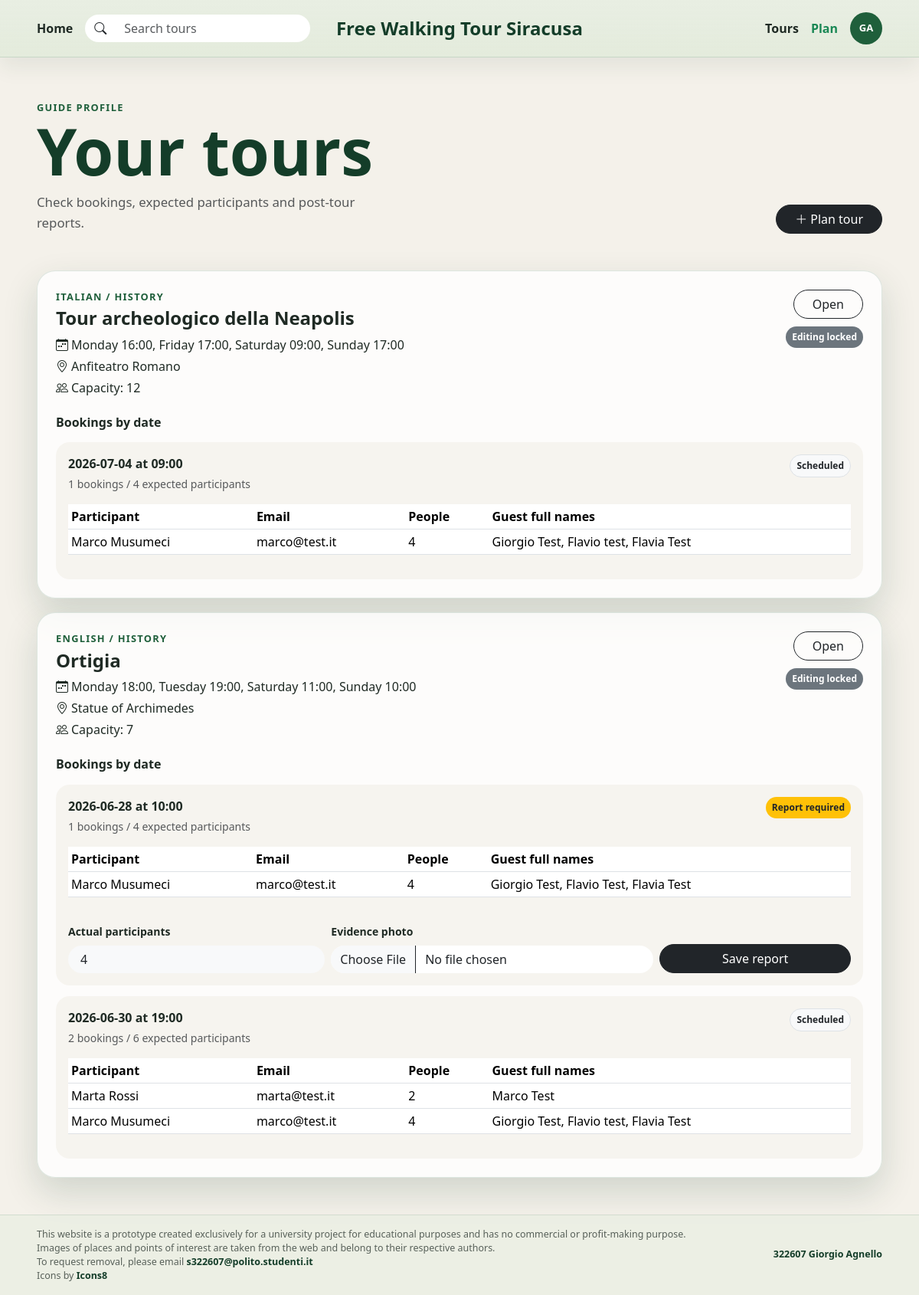
Page /guide/profile (signed in) on the committed database.
### tables this page shows
CREATE TABLE "users" (
            id INTEGER PRIMARY KEY AUTOINCREMENT,
            first_name TEXT NOT NULL,
            last_name TEXT NOT NULL,
            email TEXT NOT NULL,
            password TEXT NOT NULL,
            role TEXT NOT NULL CHECK (role IN ('guide', 'participant')),
            languages TEXT,
            created_at TEXT NOT NULL DEFAULT CURRENT_TIMESTAMP,
            UNIQUE (email)
        );

CREATE TABLE tours (
    id INTEGER PRIMARY KEY AUTOINCREMENT,
    guide_id INTEGER NOT NULL,
    title TEXT NOT NULL,
    theme TEXT NOT NULL,
    meeting_point TEXT NOT NULL,
    duration_mins INTEGER NOT NULL CHECK (duration_mins > 0),
    language TEXT NOT NULL,
    max_participants INTEGER NOT NULL CHECK (max_participants > 0),
    description TEXT NOT NULL,
    created_at TEXT NOT NULL DEFAULT CURRENT_TIMESTAMP,
    FOREIGN KEY (guide_id) REFERENCES users (id) ON DELETE CASCADE
);

CREATE TABLE tour_schedule (
    id INTEGER PRIMARY KEY AUTOINCREMENT,
    tour_id INTEGER NOT NULL,
    weekday INTEGER NOT NULL CHECK (weekday BETWEEN 0 AND 6),
    start_time TEXT NOT NULL,
    FOREIGN KEY (tour_id) REFERENCES tours (id) ON DELETE CASCADE,
    UNIQUE (tour_id, weekday)
);

CREATE TABLE reservations (
    id INTEGER PRIMARY KEY AUTOINCREMENT,
    user_id INTEGER NOT NULL,
    tour_id INTEGER NOT NULL,
    tour_date TEXT NOT NULL,
    num_people INTEGER NOT NULL CHECK (num_people BETWEEN 1 AND 4),
    extra_names TEXT,
    status TEXT NOT NULL DEFAULT 'booked' CHECK (status IN ('booked', 'cancelled')),
    created_at TEXT NOT NULL DEFAULT CURRENT_TIMESTAMP,
    cancelled_at TEXT,
    FOREIGN KEY (user_id) REFERENCES users (id) ON DELETE CASCADE,
    FOREIGN KEY (tour_id) REFERENCES tours (id) ON DELETE CASCADE,
    UNIQUE (user_id, tour_id, tour_date)
);

### app.py (the view)
@app.route("/guide/profile")
@login_required
def guide_profile():
    denied = require_role("guide")
    if denied:
        return denied
    conn = get_db_connection()
    rows = conn.execute(
        """
        SELECT tours.*, users.first_name AS guide_first_name,
               users.last_name AS guide_last_name
        FROM tours
        JOIN users ON users.id = tours.guide_id
        WHERE guide_id = ?
        ORDER BY tours.created_at DESC, tours.id DESC
        """,
        (current_user.id,),
    ).fetchall()
    tours = []
    now = dt.datetime.now()
    for row in rows:
        tour = enrich_tour(conn, row)
        groups = conn.execute(
            """
            SELECT tour_date, COUNT(*) AS reservation_count,
                   COALESCE(SUM(num_people), 0) AS people_count
            FROM reservations
            WHERE tour_id = ? AND status = 'booked'
            GROUP BY tour_date
            ORDER BY tour_date
            """,
            (tour["id"],),
        ).fetchall()
        tour["reservation_dates"] = []
        for group in groups:
            tour_date = parse_iso_date(group["tour_date"])
            schedule = get_schedule_for_date(conn, tour["id"], tour_date)
            start_time = schedule["start_time"] if schedule else "-"
            start_dt = tour_datetime(tour_date, start_time) if schedule else None
            report = conn.execute(
                "SELECT * FROM tour_reports WHERE tour_id = ? AND tour_date = ?",
                (tour["id"], group["tour_date"]),
            ).fetchone()
            reservations = conn.execute(
                """
                SELECT reservations.*, users.first_name, users.last_name, users.email
                FROM reservations
                JOIN users ON users.id = reservations.user_id
                WHERE reservations.tour_id = ?
                  AND reservations.tour_date = ?
                  AND reservations.status = 'booked'
                ORDER BY reservations.id
                """,
                (tour["id"], group["tour_date"]),
            ).fetchall()
            tour["reservation_dates"].append(
                {
                    "date": group["tour_date"],
                    "start_time": start_time,
                    "reservation_count": group["reservation_count"],
                    "people_count": group["people_count"],
                    "reservations": reservations,
                    "report": report,
                    "can_report": bool(start_dt and start_dt < now and not report),
                }
            )
        tours.append(tour)
    conn.close()
    return render_template("guide_profile.html", tours=tours)

### templates/guide_profile.html (shortened to what this page needs)
{% extends 'base.html' %}
{% block content %}
<main class="container-fluid px-3 px-lg-5 py-4 py-lg-5">
  <header class="mb-4 mb-lg-5">
    <div class="d-flex flex-column flex-lg-row justify-content-between gap-3">
      <div>
        <p class="section-label mb-2">Guide profile</p>
        <h1 class="homepage-title mb-3">Your tours</h1>
        <p class="homepage-text mb-0 text-muted">
          Check bookings, expected participants and post-tour reports.
        </p>
      </div>
      <div class="align-self-lg-end">
        <a class="btn btn-dark rounded-pill px-4" href="{{ url_for('create_tour') }}">
          <i class="bi bi-plus-lg me-1"></i>Plan tour
        </a>
      </div>
    </div>
  </header>
  <div class="profile-list">
    {% for tour in tours %}
      <article class="profile-card">
        <div class="profile-card-main">
          <div>
            <p class="section-label mb-1">{{ tour.language }} / {{ tour.theme }}</p>
            <h2 class="h4 fw-bold mb-2">{{ tour.title }}</h2>
            <p class="mb-1"><i class="bi bi-calendar-week me-1"></i>{{ tour.schedule_label }}</p>
            <p class="mb-1"><i class="bi bi-geo-alt me-1"></i>{{ tour.meeting_point }}</p>
            <p class="mb-0"><i class="bi bi-people me-1"></i>Capacity: {{ tour.max_participants }}</p>
          </div>
          <div class="profile-card-actions">
            <a class="btn btn-outline-dark rounded-pill px-4" href="{{ url_for('tour_detail', id=tour.id) }}">Open</a>
            {% if tour.can_edit %}
              <a class="btn btn-outline-success rounded-pill px-4" href="{{ url_for('edit_tour', id=tour.id) }}">Edit</a>
            {% else %}
              <span class="badge text-bg-secondary rounded-pill p-2">Editing locked</span>
            {% endif %}
          </div>
        </div>
        <div class="reservation-block mt-4">
          <h3 class="h6 fw-bold mb-3">Bookings by date</h3>
          {% for group in tour.reservation_dates %}
            <div class="reservation-date">
              <div class="reservation-date-head">
                <div>
                  <p class="mb-1 fw-bold">{{ group.date }} at {{ group.start_time }}</p>
                  <p class="small text-muted mb-0">
                    {{ group.reservation_count }} bookings / {{ group.people_count }} expected participants
                  </p>
                </div>
                {% if group.report %}
                  <span class="badge text-bg-success rounded-pill p-2">Report submitted: {{ group.report.actual_participants }} present</span>
                {% elif group.can_report %}
                  <span class="badge text-bg-warning text-dark rounded-pill p-2">Report required</span>
                {% else %}
                  <span class="badge text-bg-light text-dark border rounded-pill p-2">Scheduled</span>
                {% endif %}
              </div>
              <div class="table-responsive mt-3">
                <table class="table table-sm align-middle">
                  <thead>
                    <tr>
                      <th>Participant</th>
                      <th>Email</th>
                      <th>People</th>
                      <th>Guest full names</th>
                    </tr>
                  </thead>
                  <tbody>
                    {% for reservation in group.reservations %}
                      <tr>
                        <td>{{ reservation.first_name }} {{ reservation.last_name }}</td>
                        <td>{{ reservation.email }}</td>
                        <td>{{ reservation.num_people }}</td>
                        <td>{{ reservation.extra_names or '-' }}</td>
                      </tr>
                    {% endfor %}
                  </tbody>
                </table>
              </div>
              {% if group.can_report %}
                <form class="report-form mt-3" action="{{ url_for('submit_report', tour_id=tour.id, tour_date=group.date) }}" method="POST" enctype="multipart/form-data">
                  <div class="row g-2 align-items-end">
                    <div class="col-md-4">
                      <label class="form-label small fw-bold" for="actual{{ tour.id }}{{ loop.index }}">Actual participants</label>
                      <input id="actual{{ tour.id }}{{ loop.index }}" class="form-control rounded-pill bg-light border-0 px-3" type="number" name="actual_participants" min="0" max="{{ group.people_count }}" value="{{ group.report.actual_participants if group.report else group.people_count }}" required>
                    </div>
                    <div class="col-md-5">
                      <label class="form-label small fw-bold" for="evidence{{ tour.id }}{{ loop.index }}">Evidence photo</label>
                      <input id="evidence{{ tour.id }}{{ loop.index }}" class="form-control rounded-pill border-0" type="file" name="evidence_photo" accept="image/*" required>
                    </div>
                    <div class="col-md-3 d-grid">
                      <button class="btn btn-dark rounded-pill" type="submit">Save report</button>
                    </div>
                  </div>
                </form>
              {% endif %}
            </div>
          {% else %}
            <p class="small text-muted mb-0">No bookings received for this tour.</p>
          {% endfor %}
        </div>
      </article>
    {% else %}
      <div class="empty-state">
        <h2 class="h5 fw-bold">You have not planned any tours yet</h2>
        <p class="text-muted mb-3">Create the first guided itinerary for Siracusa.</p>
        <a class="btn btn-dark rounded-pill px-4" href="{{ url_for('create_tour') }}">Plan tour</a>
      </div>
    {% endfor %}
  </div>
</main>
{% endblock %}

### templates/base.html (shortened to what this page needs)
<!doctype html>
<html lang="en">
  <head>
    <link href="https://cdn.jsdelivr.net/npm/bootstrap@5.3.3/dist/css/bootstrap.min.css" rel="stylesheet">
    <link href="https://cdn.jsdelivr.net/npm/bootstrap-icons@1.11.3/font/bootstrap-icons.css" rel="stylesheet">
    <link href="{{ url_for('static', filename='assets/css/style.css') }}" rel="stylesheet">
  </head>
  <body>
    <header class="site-header sticky-top">
      <nav class="navbar navbar-expand-lg py-3">
        <div class="container-fluid px-3 px-lg-5">
          <div class="navbar-desktop d-none d-lg-grid align-items-center">
            <div class="nav-left d-flex align-items-center gap-3">
              <a class="nav-link" href="{{ url_for('index') }}">Home</a>
              <form class="search-box m-0" role="search" action="{{ url_for('tours') }}" method="get">
                <div class="input-group rounded-pill overflow-hidden">
                  <span class="input-group-text"><i class="bi bi-search"></i></span>
                  <input class="form-control" name="q" type="search" placeholder="Search tours" aria-label="Search tours">
                </div>
              </form>
            </div>
            <a class="site-brand m-0" href="{{ url_for('index') }}">Free Walking Tour Siracusa</a>
            <div class="nav-right d-flex align-items-center justify-content-end gap-3">
              <a class="nav-link" href="{{ url_for('tours') }}">Tours</a>
              {% if current_user.is_authenticated and current_user.role == 'guide' %}
                <a class="nav-link fw-bold text-success" href="{{ url_for('create_tour') }}">Plan</a>
              {% endif %}
              {% if current_user.is_authenticated %}
                <div class="dropdown user-dropdown">
                  <button class="user-initials" type="button" data-bs-toggle="dropdown" aria-expanded="false" aria-label="Profile">
                    {{ current_user.first_name[:1] }}{{ current_user.last_name[:1] }}
                  </button>
                </div>
              {% else %}
                <div class="auth-actions d-flex align-items-center gap-2">
                  <a class="btn btn-outline-success rounded-pill px-3" href="{{ url_for('login') }}">Sign in</a>
                  <a class="btn btn-dark rounded-pill px-3" href="{{ url_for('register') }}">Register</a>
                </div>
              {% endif %}
            </div>
          </div>
        </div>
      </nav>
    </header>
    {% block content %}{% endblock %}
    <footer class="site-footer">
      <div class="container-fluid px-3 px-lg-5 py-3">
        <div class="footer-content">
          <div class="footer-disclaimer">
            <p class="mb-0">This website is a prototype created exclusively for a university project for educational purposes and has no commercial or profit-making purpose.</p>
            <p class="mb-0">Images of places and points of interest are taken from the web and belong to their respective authors.</p>
            <p class="mb-0">To request removal, please email <a href="mailto:s322607@polito.studenti.it" target="_blank" rel="noopener noreferrer">s322607@polito.studenti.it</a></p>
            <p class="mb-0">Icons by <a href="https://icons8.com/" target="_blank" rel="noopener noreferrer">Icons8</a></p>
          </div>
          <p class="footer-owner mb-0"><a href="https://www.linkedin.com/in/giorgioagnello/" target="_blank" rel="noopener noreferrer">322607 Giorgio Agnello</a></p>
        </div>
      </div>
    </footer>
  </body>
</html>

### rows in the picture
users: first_name "G", last_name "A"
tours: language "ITALIAN", theme "HISTORY", title "Tour archeologico della Neapolis", meeting_point "Anfiteatro Romano"
tour_schedule: date "2026-07-04", start_time "09:00", reservation_count "1", people_count "4", shows "Scheduled"
reservations: first_name "Marco", last_name "Musumeci", email "marco@test.it", num_people "4", extra_names "Giorgio Test, Flavio test, Flavia Test"
tours: language "ENGLISH", theme "HISTORY", title "Ortigia", meeting_point "Statue of Archimedes"
tour_schedule: date "2026-06-28", start_time "10:00", reservation_count "1", people_count "4", shows "Report required", actual_participants "4"
reservations: first_name "Marco", last_name "Musumeci", email "marco@test.it", num_people "4", extra_names "Giorgio Test, Flavio Test, Flavia Test"
tour_schedule: date "2026-06-30", start_time "19:00", reservation_count "2", people_count "6", shows "Scheduled"
reservations: first_name "Marta", last_name "Rossi", email "marta@test.it", num_people "2", extra_names "Marco Test"
reservations: first_name "Marco", last_name "Musumeci", email "marco@test.it", num_people "4", extra_names "Giorgio Test, Flavio test, Flavia Test"

### other values in the picture
{{ tour.schedule_label }} "Monday 16:00, Friday 17:00, Saturday 09:00, Sunday 17:00" "Monday 18:00, Tuesday 19:00, Saturday 11:00, Sunday 10:00"
{{ tour.max_participants }} "12" "7"
